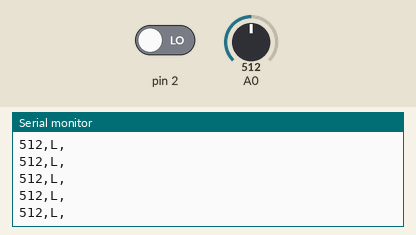
Recording of a sketch running on a simulated Arduino Uno, built with avr-gcc and run on an emulated ATmega328P. Shown: the last lines printed to the serial monitor. The test bench sets the inputs (shaded band); at power-on: pin 2 LOW, A0 = 512.

Above: at 1.2 s.
1.3 s: pin 2 driven HIGH
At 1.31 s:
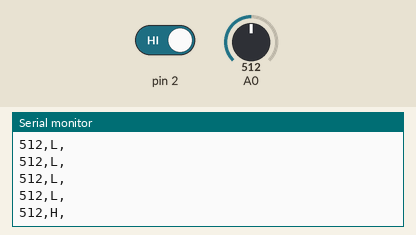
3.2 s: pin 2 driven LOW
At 3.22 s:
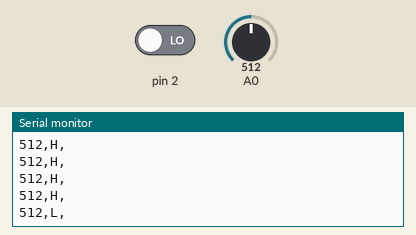
6.2 s: pin 2 driven HIGH
At 6.33 s:
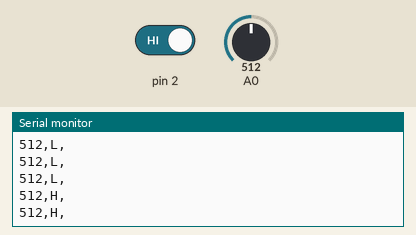
9.2 s: A0 set to 716
At 9.24 s:
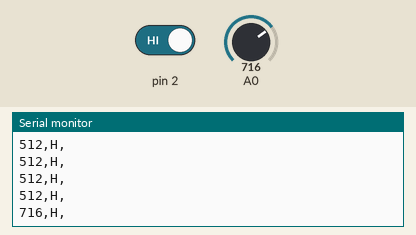
10.7 s: A0 set to 900
At 13.15 s:
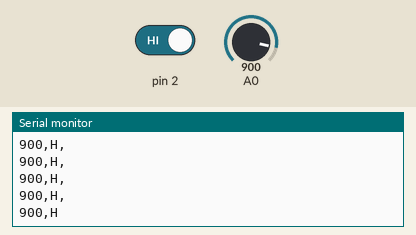
Timing chart, 0 to 13.2 s (numbered marks = the images above; inputs shaded):
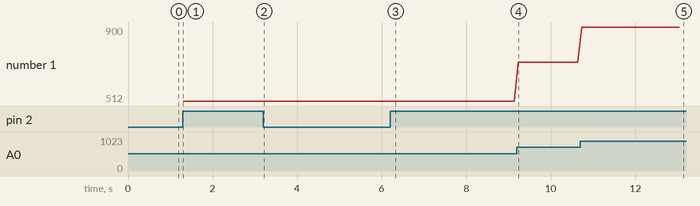

Measured:
- after the input at 1.3 s, the serial monitor: prints a new line at once (image 1)
- after the input at 6.2 s, the serial monitor: prints a new line at once (image 3)
- after the input at 9.2 s, the serial monitor: prints a new line at once (image 4)
- after the input at 10.7 s, the serial monitor: prints a new line at once (image 5)
- plotted number 1: 512 → 716 after the input at 9.2 s, 716 → 900 after the input at 10.7 s

The sketch:

arduinoSender2.ino
```cpp
void setup() {
  // put your setup code here, to run once:
  Serial.begin(9600);
  pinMode(2, INPUT);
}

void loop() {
  // put your main code here, to run repeatedly:
  Serial.println(",");
  //Read sensor state
  Serial.print(analogRead(A0));
  Serial.print(",");
  //Read button state
  if (digitalRead(2) == HIGH){
    Serial.print('H');
  }
  else{
    Serial.print('L');
  }
  delay(100);
}
```
